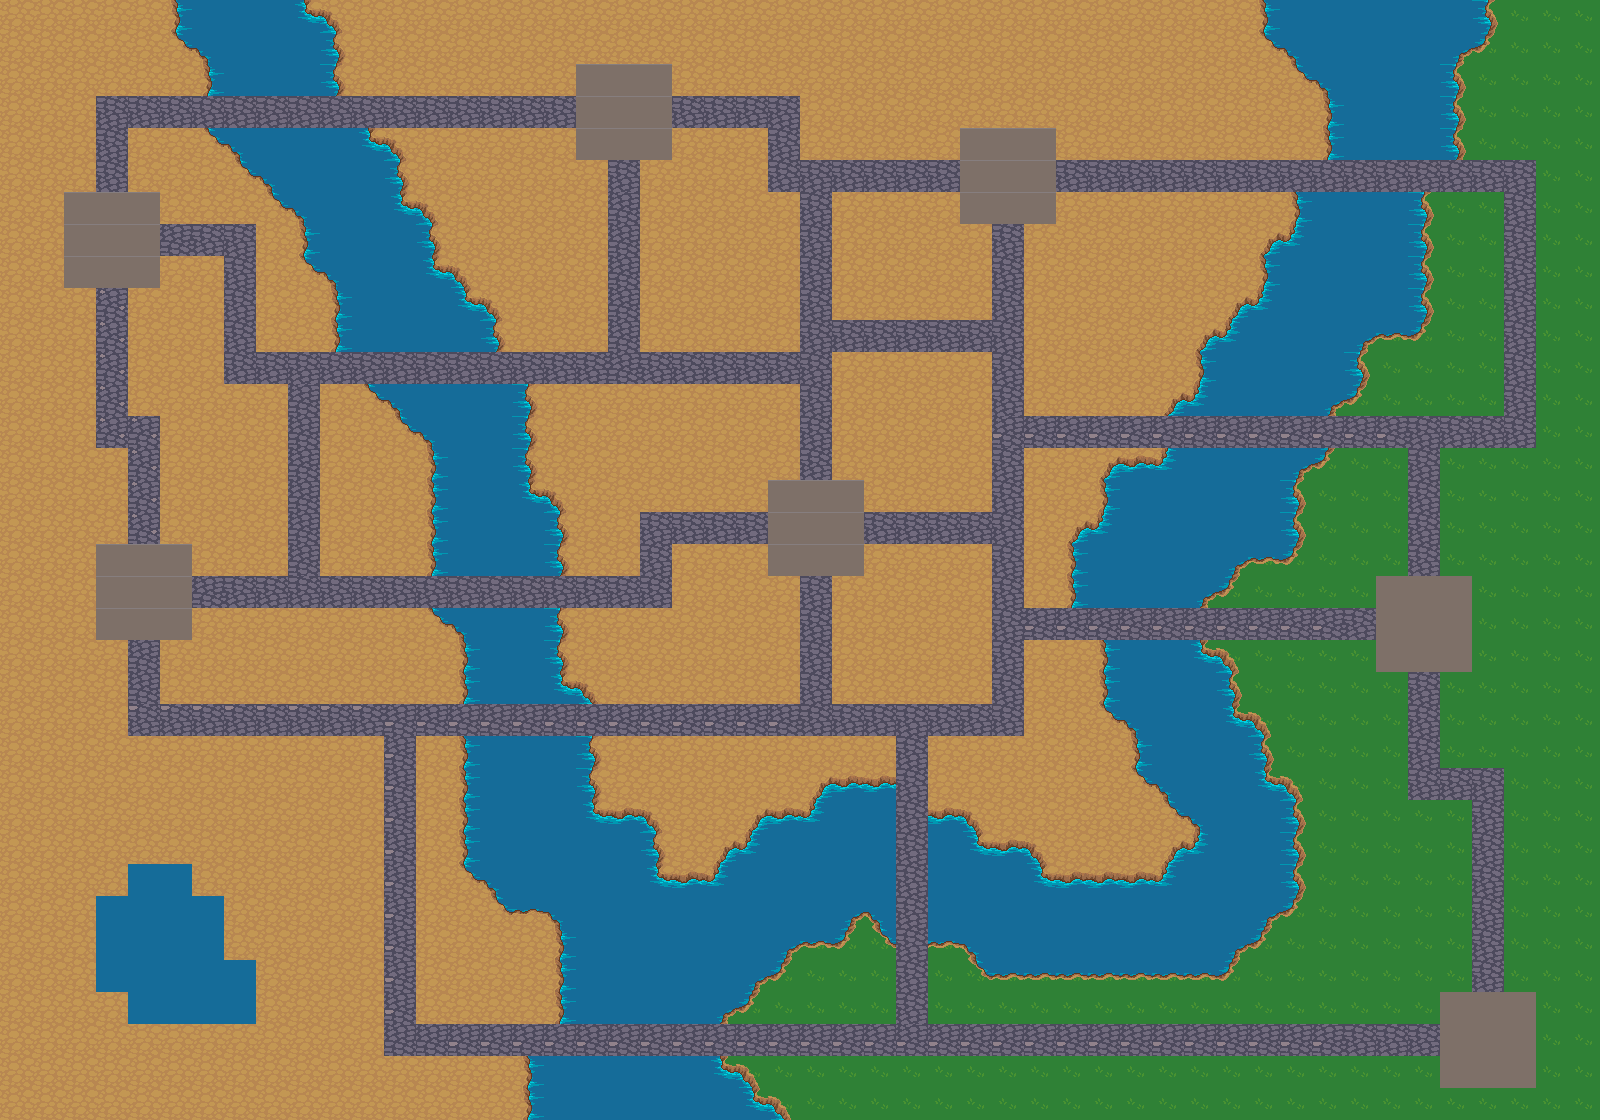

This is a level from a 2D game, rendered from its Tiled map with the project's own tilesets. A one-line summary and the map file follow, with tile-layer data summarised:
An orthogonal 50x35 tile map with 32x32 px tiles, 4 tile layers (Tile Layer 1, Tile Layer 2, Tile Layer 3, Tile Layer 4).

<map version="1.2" tiledversion="1.3.1" orientation="orthogonal" renderorder="right-down" compressionlevel="0" width="50" height="35" tilewidth="32" tileheight="32" infinite="0" nextlayerid="9" nextobjectid="1">
 <tileset firstgid="1" name="Trial Terrain" tilewidth="32" tileheight="32" tilecount="1024" columns="32">
  <image source="terrain.png" width="1024" height="1024" />
 </tileset>
 <layer id="1" name="Tile Layer 1" width="50" height="35">
  <data>[1750 cells, 1750 non-empty, 4 distinct tile ids]</data>
 </layer>
 <layer id="3" name="Tile Layer 2" width="50" height="35">
  <data>[1750 cells, 223 non-empty, 13 distinct tile ids]</data>
 </layer>
 <layer id="4" name="Tile Layer 3" width="50" height="35">
  <data>[1750 cells, 89 non-empty, 6 distinct tile ids]</data>
 </layer>
 <layer id="5" name="Tile Layer 4" width="50" height="35">
  <data>[1750 cells, 407 non-empty, 15 distinct tile ids]</data>
 </layer>
</map>
